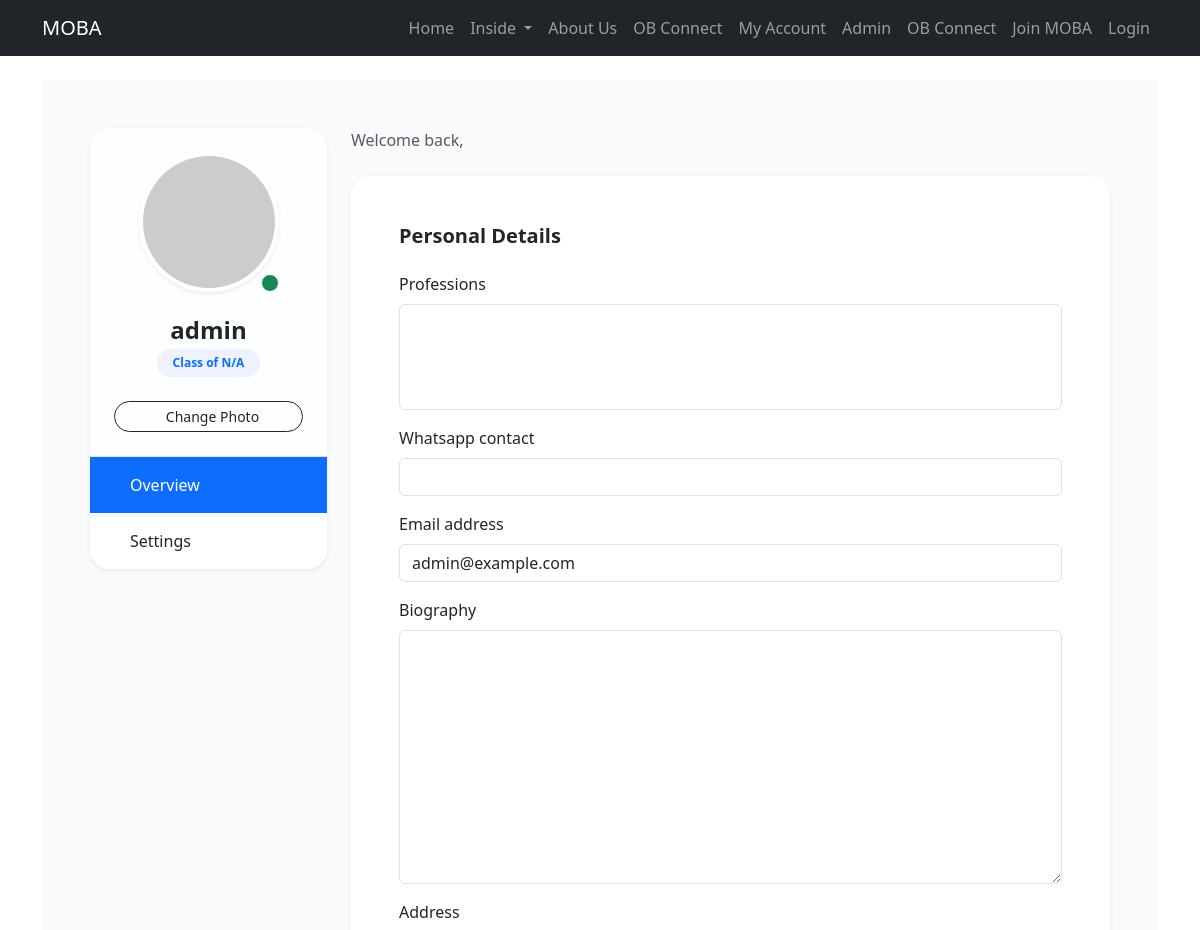
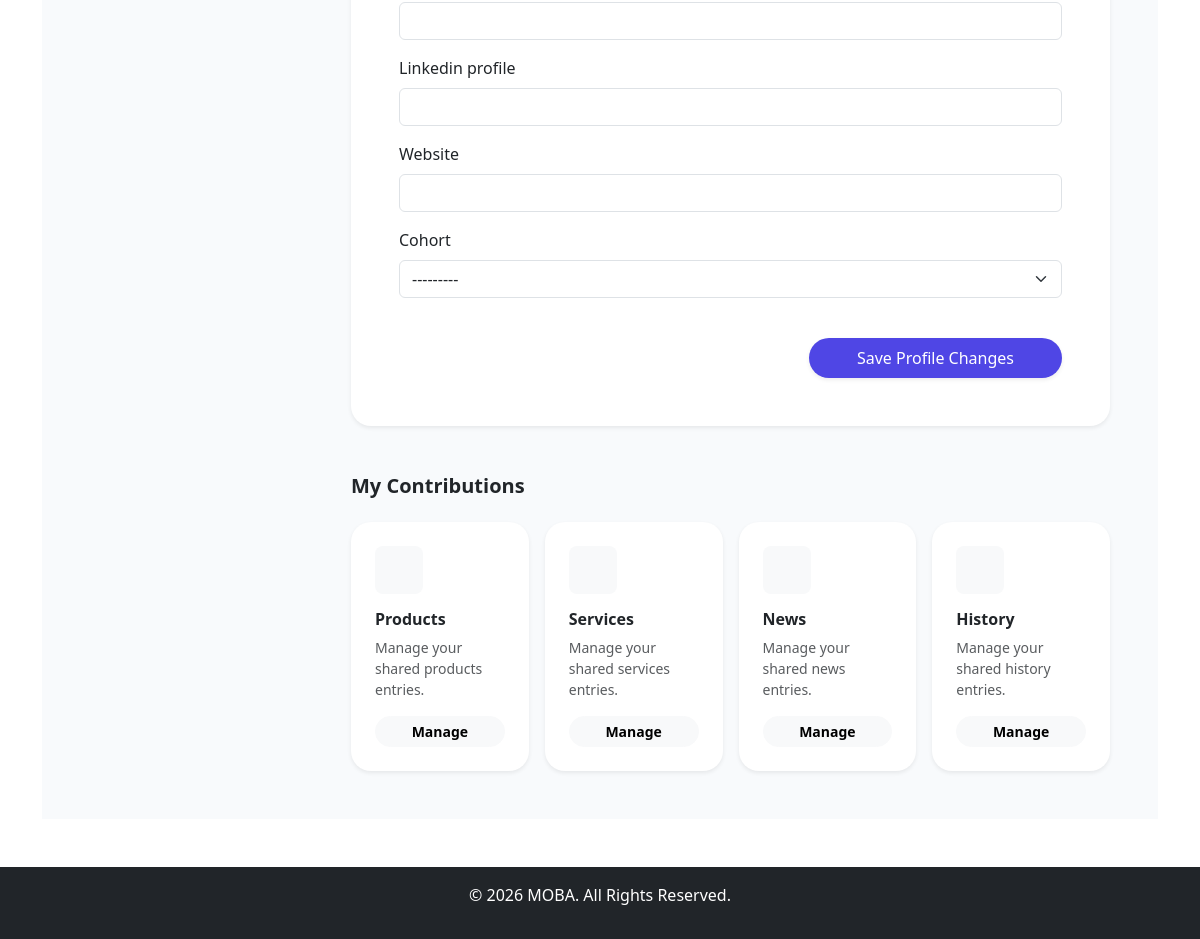
The app's page /accounts/my-account/ (signed in) with its own data (2 pictures, top to bottom).
### users/models.py (models this page shows, shortened)
class User(AbstractUser):
    class Role(models.TextChoices):
        PUBLIC = "PUBLIC", "Public"
        SUBSCRIBER = "SUBSCRIBER", "Subscriber"
        ADMIN = "ADMIN", "Admin"
    base_role = Role.PUBLIC
    role = models.CharField(max_length=50, choices=Role.choices, default=base_role)
    cohort = models.ForeignKey('organisation.Cohort', on_delete=models.SET_NULL, null=True, blank=True)
    house = models.ForeignKey('organisation.House', on_delete=models.SET_NULL, null=True, blank=True)
    phone_number = models.CharField(max_length=20)
    linkedin_profile = models.URLField(blank=True)
    website = models.URLField(blank=True)
    address = models.CharField(max_length=255, blank=True)
    professions = models.ManyToManyField('organisation.Profession', blank=True)
    whatsapp_contact = models.CharField(max_length=20, blank=True)
    biography = models.TextField(max_length=150, blank=True)

### users/views.py (the view, shortened to what this page needs)
# urls.py: path('my-account/', views.MyAccountView.as_view(), name='my_account'),
class MyAccountView(View):
    template_name = 'users/my_account.html'
    def get(self, request, *args, **kwargs):
        if request.user.is_authenticated:
            form = ProfileForm(instance=request.user)
        else:
            form = None
        content_types = ["Products", "Services", "News", "History"]
        return render(request, self.template_name, {'form': form, 'content_types': content_types})

### users/forms.py
class ProfileForm(forms.ModelForm):
    class Meta:
        model = User
        fields = ('professions', 'whatsapp_contact', 'email', 'biography', 'address', 'linkedin_profile', 'website', 'cohort')

### users/templates/users/my_account.html (shortened to what this page needs)
{% extends "base.html" %}
{% load crispy_forms_tags %}
{% block content %}
<div class="container-fluid py-5 px-lg-5" style="background: #f8fafc; min-height: 100vh;">
    <div class="row g-4">
        <div class="col-lg-3">
            <div class="card border-0 shadow-sm overflow-hidden" style="border-radius: 20px; background: rgba(255, 255, 255, 0.7); backdrop-filter: blur(10px);">
                <div class="card-body text-center p-4">
                    <div class="position-relative d-inline-block mb-4">
                        <img src="{% if user.profile.profile_picture %}{{ user.profile.profile_picture.url }}{% else %}https://ui-avatars.com/api/?name={{ user.username }}&background=0D6EFD&color=fff&size=150{% endif %}"
                             class="rounded-circle border border-4 border-white shadow-sm"
                             width="140" height="140" alt="Avatar" style="object-fit: cover;">
                        <span class="position-absolute bottom-0 end-0 bg-success border border-white rounded-circle p-2" title="Member Approved"></span>
                    </div>
                    <h4 class="fw-bold mb-1">{{ user.get_full_name|default:user.username }}</h4>
                    <p class="badge bg-primary-soft text-primary px-3 py-2 rounded-pill mb-4" style="background: #eef2ff;">
                        Class of {{ user.profile.cohort|default:'N/A' }}
                    </p>
                    <div class="d-grid gap-2">
                        <form method="post" enctype="multipart/form-data" action="{% url 'my_account' %}" id="pfp-form">
                            <button type="button" onclick="document.getElementById('profile_picture').click();" class="btn btn-outline-dark btn-sm w-100 rounded-pill">
                                Change Photo
                            </button>
                        </form>
                    </div>
                </div>
                <div class="list-group list-group-flush border-top bg-transparent">
                    <a href="#overview" class="list-group-item list-group-item-action border-0 px-4 py-3 active">Overview</a>
                    <a href="#settings" class="list-group-item list-group-item-action border-0 px-4 py-3">Settings</a>
                </div>
            </div>
        </div>
        <div class="col-lg-9">
            <div class="d-flex justify-content-between align-items-center mb-4">
                <span class="text-muted">Welcome back, {{ user.first_name }}</span>
            </div>
            <div class="card border-0 shadow-sm mb-5" style="border-radius: 20px;">
                <div class="card-body p-4 p-md-5">
                    <h5 class="fw-bold mb-4">Personal Details</h5>
                    <form method="post" action="{% url 'my_account' %}" class="row g-3">
                        <div class="col-12">
                            {{ form|crispy }}
                        </div>
                        <div class="col-12 mt-4 text-end">
                            <button type="submit" name="update_profile" class="btn btn-primary px-5 py-2 rounded-pill shadow-sm">
                                Save Profile Changes
                            </button>
                        </div>
                    </form>
                </div>
            </div>
            <h5 class="fw-bold mb-4">My Contributions</h5>
            <div class="row g-3">
                {% for item in content_types %}
                <div class="col-md-6 col-xl-3">
                    <div class="card border-0 shadow-sm h-100 bento-card" style="border-radius: 20px; transition: transform 0.2s;">
                        <div class="card-body p-4 d-flex flex-column">
                            <div class="icon-shape bg-light text-primary rounded-3 mb-3 d-flex align-items-center justify-content-center" style="width: 48px; height: 48px;">
                            </div>
                            <h6 class="fw-bold">{{ item }}</h6>
                            <p class="text-muted small">Manage your shared {{ item|lower }} entries.</p>
                            <div class="mt-auto">
                                <a href="#" class="btn btn-light btn-sm w-100 rounded-pill fw-semibold">Manage</a>
                            </div>
                        </div>
                    </div>
                </div>
                {% endfor %}
            </div>
        </div>
    </div>
</div>
{% endblock %}

### users/templates/users/my_account.html (style rules this page uses)
.bg-primary-soft { background-color: #eef2ff; color: #4f46e5; }
.btn-primary { background: #4f46e5; border: none; }

### records on screen
User: get_full_name "admin", email "admin@example.com", cohort "---------"

### other values on screen
{{ user.profile.cohort|default:'N/A' }} "N/A"
{{ item }} "Products" "Services" "News" "History"
{{ item|lower }} "products" "services" "news" "history"
